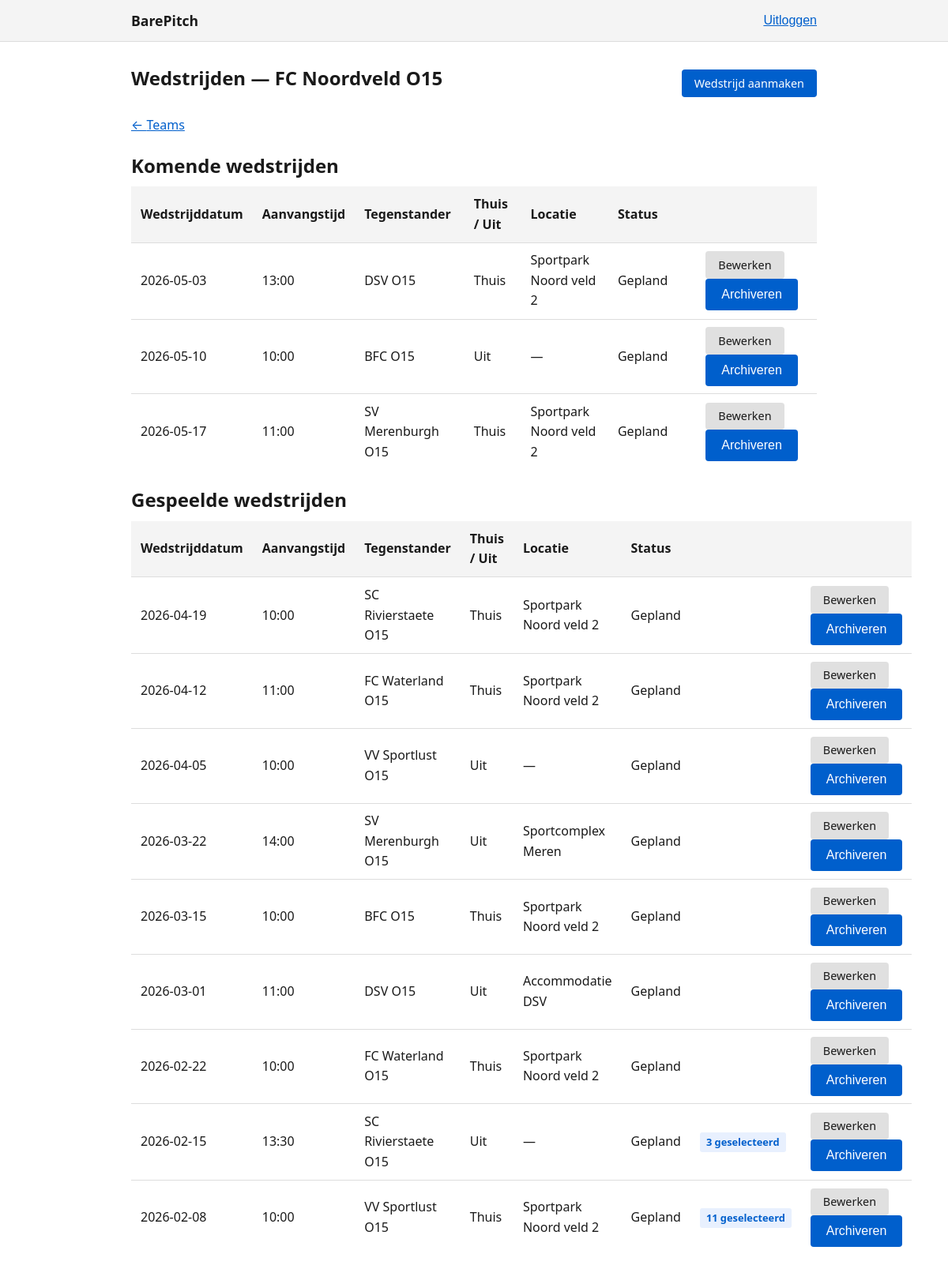
The app's page /matches.php?team_id=1 (signed in) with its own data.
### tables this page shows
CREATE TABLE teams (
    id INT UNSIGNED AUTO_INCREMENT PRIMARY KEY,
    user_id INT UNSIGNED NOT NULL,
    name VARCHAR(100) NOT NULL,
    season VARCHAR(20) NULL,
    status ENUM('active', 'archived') NOT NULL DEFAULT 'active',
    created_at DATETIME NOT NULL DEFAULT CURRENT_TIMESTAMP,
    updated_at DATETIME NULL,
    deleted_at DATETIME NULL,

    CONSTRAINT fk_teams_user
        FOREIGN KEY (user_id)
        REFERENCES users(id)
        ON DELETE CASCADE,

    INDEX idx_teams_user_id (user_id),
    INDEX idx_teams_status (status)
);

CREATE TABLE matches (
    id INT UNSIGNED AUTO_INCREMENT PRIMARY KEY,
    team_id INT UNSIGNED NOT NULL,
    opponent_name VARCHAR(100) NOT NULL,
    match_date DATE NOT NULL,
    kickoff_time TIME NULL,
    location VARCHAR(150) NULL,
    home_away ENUM('home', 'away', 'neutral') NULL,
    status ENUM('planned', 'completed', 'archived') NOT NULL DEFAULT 'planned',
    created_at DATETIME NOT NULL DEFAULT CURRENT_TIMESTAMP,
    updated_at DATETIME NULL,
    deleted_at DATETIME NULL,

    CONSTRAINT fk_matches_team
        FOREIGN KEY (team_id)
        REFERENCES teams(id)
        ON DELETE CASCADE,

    INDEX idx_matches_team_id (team_id),
    INDEX idx_matches_match_date (match_date),
    INDEX idx_matches_status (status)
);

### app/helpers/view.php (called while the page is built, shortened)
<?php
function e(string $value): string
{
    return htmlspecialchars($value, ENT_QUOTES, 'UTF-8');
}
function render(string $view, array $data = []): void
{
    $path = dirname(__DIR__, 1) . '/views/' . $view . '.php';
    extract($data, EXTR_SKIP);
    include $path;
}

### public/matches.php (called while the page is built, shortened)
<?php
require_once __DIR__ . '/../app/models/TeamModel.php';
require_once __DIR__ . '/../app/models/MatchModel.php';
$rawTeamId = $_GET['team_id'] ?? '';
$teamId = filter_var($rawTeamId, FILTER_VALIDATE_INT, ['options' => ['min_range' => 1]]);
$team = (new TeamModel())->findForUser((int) $teamId, currentUserId());
$matchModel = new MatchModel();
render('matches/index', [
    'team'         => $team,
    'upcoming'     => $matchModel->findUpcomingForTeam((int) $teamId, currentUserId()),
    'past'         => $matchModel->findPastForTeam((int) $teamId, currentUserId()),
    'flash'        => getFlash(),
    'bottomNavNew' => ['url' => '/match_create.php?team_id=' . $teamId, 'label' => __('matches.create')],
]);

### app/helpers/lang.php (called while the page is built, shortened)
<?php
function __lang_strings(): array
{
    static $strings = null;
    if ($strings === null) {
        $locale = getenv('APP_LANG') ?: 'en';
        $file   = dirname(__DIR__, 2) . "/lang/{$locale}.php";
        $strings = require $file;
    }
    return $strings;
}
function __(string $key, array $replace = []): string
{
    $strings = __lang_strings();
    $value   = $strings[$key] ?? $key;
    foreach ($replace as $placeholder => $replacement) {
        $value = str_replace(':' . $placeholder, $replacement, $value);
    }
    return $value;
}

### app/config/database.php (called while the page is built, shortened)
<?php
function getPdo(): PDO
{
    return $GLOBALS['_pdo'];
}

### app/helpers/auth.php (called while the page is built, shortened)
<?php
function currentUserId(): ?int
{
    return isset($_SESSION['user_id']) ? (int) $_SESSION['user_id'] : null;
}

### app/models/TeamModel.php (called while the page is built, shortened)
<?php
class TeamModel
{
    private PDO $pdo;
    public function __construct()
    {
        $this->pdo = getPdo();
    }
    public function findForUser(int $teamId, int $userId): ?array
    {
        $stmt = $this->pdo->prepare(
            'SELECT * FROM teams
             WHERE id = ? AND user_id = ? AND deleted_at IS NULL
             LIMIT 1'
        );
        $stmt->execute([$teamId, $userId]);
        $row = $stmt->fetch();
        return $row !== false ? $row : null;
    }
}

### app/models/MatchModel.php (called while the page is built, shortened)
<?php
class MatchModel
{
    private PDO $pdo;
    public function __construct()
    {
        $this->pdo = getPdo();
    }
    public function findUpcomingForTeam(int $teamId, int $userId): array
    {
        $stmt = $this->pdo->prepare(
            'SELECT m.*,
                    (SELECT COUNT(*) FROM match_players mp WHERE mp.match_id = m.id AND mp.status = \'selected\') AS selected_count
             FROM matches m
             JOIN teams t ON t.id = m.team_id
             WHERE m.team_id = ?
               AND t.user_id = ?
               AND m.match_date >= CURDATE()
               AND m.status = \'planned\'
               AND m.deleted_at IS NULL
             ORDER BY m.match_date ASC, m.kickoff_time ASC'
        );
        $stmt->execute([$teamId, $userId]);
        return $stmt->fetchAll();
    }
    public function findPastForTeam(int $teamId, int $userId): array
    {
        $stmt = $this->pdo->prepare(
            'SELECT m.*,
                    (SELECT COUNT(*) FROM match_players mp WHERE mp.match_id = m.id AND mp.status = \'selected\') AS selected_count
             FROM matches m
             JOIN teams t ON t.id = m.team_id
             WHERE m.team_id = ?
               AND t.user_id = ?
               AND m.match_date < CURDATE()
               AND m.deleted_at IS NULL
               AND m.status != \'archived\'
             ORDER BY m.match_date DESC'
        );
        $stmt->execute([$teamId, $userId]);
        return $stmt->fetchAll();
    }
}

### app/views/matches/index.php (the view, shortened to what this page needs)
<?php include dirname(__DIR__) . '/layouts/header.php'; ?>
<section>
    <div class="page-header">
        <h1><?= e(__('matches.title')) ?> — <?= e($team['name']) ?></h1>
        <a href="/match_create.php?team_id=<?= e((string) $team['id']) ?>" class="btn btn-primary"><?= e(__('matches.create')) ?></a>
    </div>
    <p><a href="/teams.php">&larr; <?= e(__('teams.title')) ?></a></p>
    <?php if (empty($upcoming) && empty($past)): ?>
        <div class="empty-state">
            <p><?= e(__('matches.empty')) ?></p>
            <a href="/match_create.php?team_id=<?= e((string) $team['id']) ?>" class="btn btn-primary"><?= e(__('matches.create')) ?></a>
        </div>
    <?php else: ?>
        <?php if (!empty($upcoming)): ?>
        <h2 class="section-heading"><?= e(__('matches.upcoming')) ?></h2>
        <table class="table">
            <thead>
                <tr>
                    <th><?= e(__('matches.date')) ?></th>
                    <th class="col-hide-mobile"><?= e(__('matches.kickoff')) ?></th>
                    <th><?= e(__('matches.opponent')) ?></th>
                    <th class="col-hide-mobile"><?= e(__('matches.home_away')) ?></th>
                    <th class="col-hide-mobile"><?= e(__('matches.location')) ?></th>
                    <th class="col-hide-mobile"><?= e(__('matches.status')) ?></th>
                    <th class="col-hide-mobile"></th>
                    <th class="col-hide-mobile"></th>
                </tr>
            </thead>
            <tbody>
                <?php foreach ($upcoming as $match): ?>
                <tr data-href="/match.php?id=<?= e((string) $match['id']) ?>&team_id=<?= e((string) $team['id']) ?>">
                    <td><?= e($match['match_date']) ?></td>
                    <td class="col-hide-mobile"><?= $match['kickoff_time'] !== null ? e(substr($match['kickoff_time'], 0, 5)) : '—' ?></td>
                    <td><?= e($match['opponent_name']) ?></td>
                    <td class="col-hide-mobile"><?= $match['home_away'] !== null ? e(__('matches.' . $match['home_away'])) : '—' ?></td>
                    <td class="col-hide-mobile"><?= $match['location'] !== null ? e($match['location']) : '—' ?></td>
                    <td class="col-hide-mobile"><?= e(__('matches.status.' . $match['status'])) ?></td>
                    <td class="col-hide-mobile">
                    </td>
                    <td class="col-hide-mobile">
                        <a href="/match_edit.php?id=<?= e((string) $match['id']) ?>&team_id=<?= e((string) $team['id']) ?>" class="btn btn-secondary"><?= e(__('general.edit')) ?></a>
                        <form method="POST" action="/match_edit.php?id=<?= e((string) $match['id']) ?>&team_id=<?= e((string) $team['id']) ?>" style="display:inline;" onsubmit="return confirm('<?= e(__('general.confirm')) ?>')">
                            <button type="submit" class="btn btn-danger"><?= e(__('general.archive')) ?></button>
                        </form>
                    </td>
                </tr>
                <?php endforeach; ?>
            </tbody>
        </table>
        <?php endif; ?>
        <?php if (!empty($past)): ?>
        <h2 class="section-heading"><?= e(__('matches.past')) ?></h2>
        <table class="table">
            <thead>
                <tr>
                    <th><?= e(__('matches.date')) ?></th>
                    <th class="col-hide-mobile"><?= e(__('matches.kickoff')) ?></th>
                    <th><?= e(__('matches.opponent')) ?></th>
                    <th class="col-hide-mobile"><?= e(__('matches.home_away')) ?></th>
                    <th class="col-hide-mobile"><?= e(__('matches.location')) ?></th>
                    <th class="col-hide-mobile"><?= e(__('matches.status')) ?></th>
                    <th class="col-hide-mobile"></th>
                    <th class="col-hide-mobile"></th>
                </tr>
            </thead>
            <tbody>
                <?php foreach ($past as $match): ?>
                <tr data-href="/match.php?id=<?= e((string) $match['id']) ?>&team_id=<?= e((string) $team['id']) ?>">
                    <td><?= e($match['match_date']) ?></td>
                    <td class="col-hide-mobile"><?= $match['kickoff_time'] !== null ? e(substr($match['kickoff_time'], 0, 5)) : '—' ?></td>
                    <td><?= e($match['opponent_name']) ?></td>
                    <td class="col-hide-mobile"><?= $match['home_away'] !== null ? e(__('matches.' . $match['home_away'])) : '—' ?></td>
                    <td class="col-hide-mobile"><?= $match['location'] !== null ? e($match['location']) : '—' ?></td>
                    <td class="col-hide-mobile"><?= e(__('matches.status.' . $match['status'])) ?></td>
                    <td class="col-hide-mobile">
                        <?php if ((int) $match['selected_count'] > 0): ?>
                            <span class="badge-selected"><?= e(__('attendance.selected_count', ['count' => (string) $match['selected_count']])) ?></span>
                        <?php endif; ?>
                    </td>
                    <td class="col-hide-mobile">
                        <a href="/match_edit.php?id=<?= e((string) $match['id']) ?>&team_id=<?= e((string) $team['id']) ?>" class="btn btn-secondary"><?= e(__('general.edit')) ?></a>
                        <form method="POST" action="/match_edit.php?id=<?= e((string) $match['id']) ?>&team_id=<?= e((string) $team['id']) ?>" style="display:inline;" onsubmit="return confirm('<?= e(__('general.confirm')) ?>')">
                            <button type="submit" class="btn btn-danger"><?= e(__('general.archive')) ?></button>
                        </form>
                    </td>
                </tr>
                <?php endforeach; ?>
            </tbody>
        </table>
        <?php endif; ?>
    <?php endif; ?>
</section>
<?php include dirname(__DIR__) . '/layouts/footer.php'; ?>

### public/assets/css/base.css (style rules this page uses)
*, *::before, *::after { box-sizing: border-box; }
html { font-size: 100%; }
body { margin: 0; font-family: system-ui, -apple-system, sans-serif; font-size: 1rem; line-height: 1.6; color: #1a1a1a; background: #fff; }
a { color: #005fcc; }
h1, h2, h3 { line-height: 1.2; margin: 0 0 0.75rem; }
p { margin: 0 0 1rem; }
button[type="submit"] { padding: 0.5rem 1.25rem; font-size: 1rem; cursor: pointer; background: #005fcc; color: #fff; border: none; border-radius: 4px; }

### public/assets/css/layout.css (style rules this page uses)
.section-heading { margin-top: 1.5rem; margin-bottom: 0.75rem; }

### public/assets/css/components.css (style rules this page uses)
.table { width: 100%; border-collapse: collapse; margin-bottom: 1.5rem; }
.table th, .table td { padding: 0.6rem 0.75rem; text-align: left; border-bottom: 1px solid #ddd; }
.table th { font-weight: 600; background: #f4f4f4; }
.table tr:last-child td { border-bottom: none; }
.btn { display: inline-block; padding: 0.4rem 1rem; font-size: 0.9rem; border-radius: 4px; border: none; cursor: pointer; text-decoration: none; line-height: 1.5; }
.btn-primary { background: #005fcc; color: #fff; }
.btn-danger { background: #b00020; color: #fff; }
.btn-secondary { background: #e0e0e0; color: #1a1a1a; }
.badge-selected { display: inline-block; padding: 0.15rem 0.5rem; font-size: 0.8rem; border-radius: 3px; background: #e8f0fe; color: #005fcc; font-weight: 600; white-space: nowrap; }

### public/assets/css/responsive.css (style rules this page uses)
.page-header { display: flex; align-items: center; justify-content: space-between; margin-bottom: 1.25rem; }

### records on screen
teams: name "FC Noordveld O15"
matches: match_date "2026-05-03", kickoff_time "13:00", opponent_name "DSV O15", home_away "Thuis", location "Sportpark Noord veld 2", status "Gepland"
matches: match_date "2026-05-10", kickoff_time "10:00", opponent_name "BFC O15", home_away "Uit", status "Gepland"
matches: match_date "2026-05-17", kickoff_time "11:00", opponent_name "SV Merenburgh O15", home_away "Thuis", location "Sportpark Noord veld 2", status "Gepland"
matches: match_date "2026-04-19", kickoff_time "10:00", opponent_name "SC Rivierstaete O15", home_away "Thuis", location "Sportpark Noord veld 2", status "Gepland"
matches: match_date "2026-04-12", kickoff_time "11:00", opponent_name "FC Waterland O15", home_away "Thuis", location "Sportpark Noord veld 2", status "Gepland"
matches: match_date "2026-04-05", kickoff_time "10:00", opponent_name "VV Sportlust O15", home_away "Uit", status "Gepland"
matches: match_date "2026-03-22", kickoff_time "14:00", opponent_name "SV Merenburgh O15", home_away "Uit", location "Sportcomplex Meren", status "Gepland"
matches: match_date "2026-03-15", kickoff_time "10:00", opponent_name "BFC O15", home_away "Thuis", location "Sportpark Noord veld 2", status "Gepland"
matches: match_date "2026-03-01", kickoff_time "11:00", opponent_name "DSV O15", home_away "Uit", location "Accommodatie DSV", status "Gepland"
matches: match_date "2026-02-22", kickoff_time "10:00", opponent_name "FC Waterland O15", home_away "Thuis", location "Sportpark Noord veld 2", status "Gepland"
matches: match_date "2026-02-15", kickoff_time "13:30", opponent_name "SC Rivierstaete O15", home_away "Uit", status "Gepland", selected_count "3 geselecteerd"
matches: match_date "2026-02-08", kickoff_time "10:00", opponent_name "VV Sportlust O15", home_away "Thuis", location "Sportpark Noord veld 2", status "Gepland", selected_count "11 geselecteerd"

### other values on screen
__('auth.logout') "Uitloggen"
__('matches.title') "Wedstrijden"
__('matches.create') "Wedstrijd aanmaken"
__('teams.title') "Teams"
__('matches.upcoming') "Komende wedstrijden"
__('matches.date') "Wedstrijddatum"
__('matches.kickoff') "Aanvangstijd"
__('matches.opponent') "Tegenstander"
__('matches.home_away') "Thuis / Uit"
__('matches.location') "Locatie"
__('matches.status') "Status"
__('matches.past') "Gespeelde wedstrijden"
